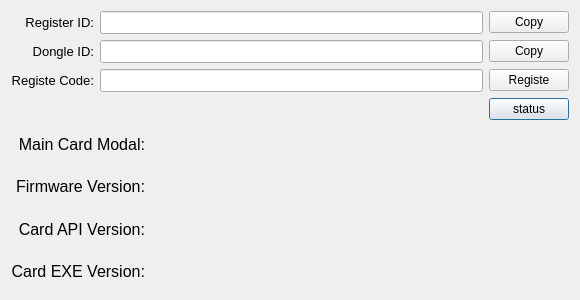
<?xml version="1.0" encoding="UTF-8"?>
<ui version="4.0">
 <class>RegisteDialog</class>
 <widget class="QDialog" name="RegisteDialog">
  <property name="geometry">
   <rect>
    <x>0</x>
    <y>0</y>
    <width>580</width>
    <height>300</height>
   </rect>
  </property>
  <property name="sizePolicy">
   <sizepolicy hsizetype="Fixed" vsizetype="Fixed">
    <horstretch>0</horstretch>
    <verstretch>0</verstretch>
   </sizepolicy>
  </property>
  <property name="maximumSize">
   <size>
    <width>580</width>
    <height>300</height>
   </size>
  </property>
  <property name="windowTitle">
   <string>Registe</string>
  </property>
  <property name="modal">
   <bool>true</bool>
  </property>
  <layout class="QVBoxLayout" name="verticalLayout" stretch="1,2">
   <item>
    <layout class="QGridLayout" name="gridLayout">
     <property name="sizeConstraint">
      <enum>QLayout::SetDefaultConstraint</enum>
     </property>
     <item row="1" column="1">
      <widget class="QLineEdit" name="lineEditDongleId">
       <property name="font">
        <font>
         <pointsize>10</pointsize>
        </font>
       </property>
       <property name="readOnly">
        <bool>true</bool>
       </property>
      </widget>
     </item>
     <item row="2" column="1">
      <widget class="QLineEdit" name="lineEditRegisterCode">
       <property name="font">
        <font>
         <pointsize>10</pointsize>
        </font>
       </property>
       <property name="inputMask">
        <string notr="true"/>
       </property>
       <property name="maxLength">
        <number>24</number>
       </property>
      </widget>
     </item>
     <item row="1" column="0">
      <widget class="QLabel" name="label_softdog">
       <property name="font">
        <font>
         <pointsize>10</pointsize>
        </font>
       </property>
       <property name="layoutDirection">
        <enum>Qt::LeftToRight</enum>
       </property>
       <property name="text">
        <string>Dongle ID:</string>
       </property>
       <property name="alignment">
        <set>Qt::AlignRight|Qt::AlignTrailing|Qt::AlignVCenter</set>
       </property>
      </widget>
     </item>
     <item row="3" column="2">
      <widget class="QPushButton" name="pushButtonStatus">
       <property name="text">
        <string>status</string>
       </property>
      </widget>
     </item>
     <item row="2" column="0">
      <widget class="QLabel" name="label_registerCode">
       <property name="font">
        <font>
         <pointsize>10</pointsize>
        </font>
       </property>
       <property name="layoutDirection">
        <enum>Qt::LeftToRight</enum>
       </property>
       <property name="text">
        <string>Registe Code:</string>
       </property>
       <property name="alignment">
        <set>Qt::AlignRight|Qt::AlignTrailing|Qt::AlignVCenter</set>
       </property>
      </widget>
     </item>
     <item row="3" column="1">
      <widget class="QLabel" name="labelStatus">
       <property name="font">
        <font>
         <pointsize>12</pointsize>
        </font>
       </property>
       <property name="text">
        <string/>
       </property>
       <property name="alignment">
        <set>Qt::AlignCenter</set>
       </property>
      </widget>
     </item>
     <item row="0" column="2">
      <widget class="QPushButton" name="pushButtonCopyRegisteId">
       <property name="text">
        <string>Copy</string>
       </property>
      </widget>
     </item>
     <item row="2" column="2">
      <widget class="QPushButton" name="pushButtonRegisteCode">
       <property name="text">
        <string>Registe</string>
       </property>
      </widget>
     </item>
     <item row="0" column="1">
      <widget class="QLineEdit" name="lineEditRegisteId">
       <property name="font">
        <font>
         <pointsize>10</pointsize>
        </font>
       </property>
       <property name="readOnly">
        <bool>true</bool>
       </property>
      </widget>
     </item>
     <item row="1" column="2">
      <widget class="QPushButton" name="pushButtonCopyDongleId">
       <property name="text">
        <string>Copy</string>
       </property>
      </widget>
     </item>
     <item row="0" column="0">
      <widget class="QLabel" name="label_registerId">
       <property name="font">
        <font>
         <pointsize>10</pointsize>
        </font>
       </property>
       <property name="layoutDirection">
        <enum>Qt::LeftToRight</enum>
       </property>
       <property name="text">
        <string>Register ID:</string>
       </property>
       <property name="alignment">
        <set>Qt::AlignRight|Qt::AlignTrailing|Qt::AlignVCenter</set>
       </property>
      </widget>
     </item>
    </layout>
   </item>
   <item>
    <layout class="QHBoxLayout" name="horizontalLayout">
     <item>
      <layout class="QGridLayout" name="gridLayout_2" columnstretch="0,1">
       <item row="1" column="0">
        <widget class="QLabel" name="label_fixedVersion">
         <property name="font">
          <font>
           <pointsize>12</pointsize>
          </font>
         </property>
         <property name="text">
          <string>Firmware Version:</string>
         </property>
         <property name="alignment">
          <set>Qt::AlignRight|Qt::AlignTrailing|Qt::AlignVCenter</set>
         </property>
        </widget>
       </item>
       <item row="2" column="1">
        <widget class="QLabel" name="labelAPIVersion">
         <property name="font">
          <font>
           <pointsize>12</pointsize>
           <bold>true</bold>
          </font>
         </property>
         <property name="text">
          <string/>
         </property>
        </widget>
       </item>
       <item row="1" column="1">
        <widget class="QLabel" name="labelFirmwareVersion">
         <property name="font">
          <font>
           <pointsize>12</pointsize>
           <bold>true</bold>
          </font>
         </property>
         <property name="text">
          <string/>
         </property>
        </widget>
       </item>
       <item row="2" column="0">
        <widget class="QLabel" name="label_APIVersion">
         <property name="font">
          <font>
           <pointsize>12</pointsize>
          </font>
         </property>
         <property name="text">
          <string>Card API Version:</string>
         </property>
         <property name="alignment">
          <set>Qt::AlignRight|Qt::AlignTrailing|Qt::AlignVCenter</set>
         </property>
        </widget>
       </item>
       <item row="3" column="0">
        <widget class="QLabel" name="label_EXEVersion">
         <property name="font">
          <font>
           <pointsize>12</pointsize>
          </font>
         </property>
         <property name="text">
          <string>Card EXE Version:</string>
         </property>
         <property name="alignment">
          <set>Qt::AlignRight|Qt::AlignTrailing|Qt::AlignVCenter</set>
         </property>
        </widget>
       </item>
       <item row="3" column="1">
        <widget class="QLabel" name="labelEXEVersion">
         <property name="font">
          <font>
           <pointsize>12</pointsize>
           <bold>true</bold>
          </font>
         </property>
         <property name="text">
          <string/>
         </property>
        </widget>
       </item>
       <item row="0" column="0">
        <widget class="QLabel" name="label">
         <property name="font">
          <font>
           <pointsize>12</pointsize>
          </font>
         </property>
         <property name="text">
          <string>Main Card Modal:</string>
         </property>
         <property name="alignment">
          <set>Qt::AlignRight|Qt::AlignTrailing|Qt::AlignVCenter</set>
         </property>
        </widget>
       </item>
       <item row="0" column="1">
        <widget class="QLabel" name="labelMainCardModal">
         <property name="font">
          <font>
           <pointsize>12</pointsize>
           <bold>true</bold>
          </font>
         </property>
         <property name="text">
          <string/>
         </property>
        </widget>
       </item>
      </layout>
     </item>
    </layout>
   </item>
  </layout>
 </widget>
 <resources/>
 <connections/>
</ui>
